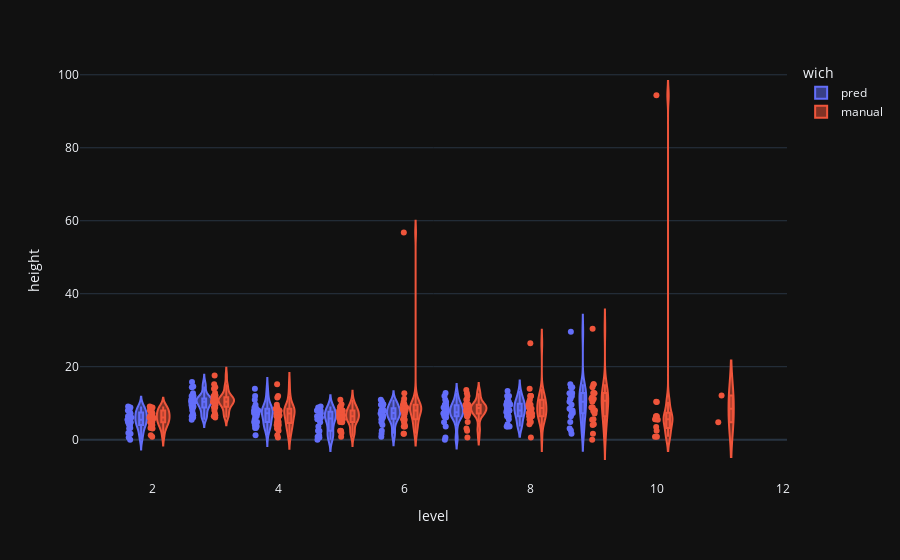

Notebook cell for this chart:
### Code cell
fig = px.violin(concatenated_df, y="height", x="level", color="wich", box=True, points="all",
          hover_data=["sub_name","wich"])
fig.show()

### Figure 1 — Plotly figure (JSON) as saved in the notebook; plotly's stock layout.template omitted (floating-point values rounded to 4 significant figures; data arrays with more than 128 entries replaced by an {"elided": "..."} marker saying what was removed)
{"data": [{"alignmentgroup": "True", "box": {"visible": true}, "customdata": {"elided": "310x2 str values"}, "hovertemplate": "wich=%{customdata[1]}<br>level=%{x}<br>height=%{y}<br>sub_name=%{customdata[0]}<extra></extra>", "legendgroup": "pred", "marker": {"color": "#636efa"}, "name": "pred", "offsetgroup": "pred", "orientation": "v", "points": "all", "scalegroup": "True", "showlegend": true, "x": {"elided": "310 int values"}, "x0": " ", "xaxis": "x", "y": {"elided": "310 float values"}, "y0": " ", "yaxis": "y", "type": "violin"}, {"alignmentgroup": "True", "box": {"visible": true}, "customdata": {"elided": "310x2 str values"}, "hovertemplate": "wich=%{customdata[1]}<br>level=%{x}<br>height=%{y}<br>sub_name=%{customdata[0]}<extra></extra>", "legendgroup": "manual", "marker": {"color": "#EF553B"}, "name": "manual", "offsetgroup": "manual", "orientation": "v", "points": "all", "scalegroup": "True", "showlegend": true, "x": {"elided": "310 int values"}, "x0": " ", "xaxis": "x", "y": {"elided": "310 float values"}, "y0": " ", "yaxis": "y", "type": "violin"}], "layout": {"xaxis": {"anchor": "y", "domain": [0.0, 1.0], "title": {"text": "level"}}, "yaxis": {"anchor": "x", "domain": [0.0, 1.0], "title": {"text": "height"}}, "legend": {"title": {"text": "wich"}, "tracegroupgap": 0}, "margin": {"t": 60}, "violinmode": "group"}}
